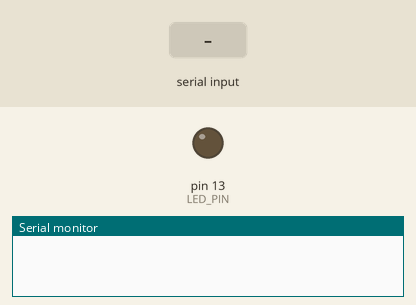
Recording of a sketch running on a simulated Arduino Uno, built with avr-gcc and run on an emulated ATmega328P. On the bench: output pins drawn as LEDs (lit = HIGH), the last lines printed to the serial monitor. The inputs (shaded band) are chosen by the test bench.

Above: at 1.2 s.
1.3 s: "1" received over the second serial link
At 2.5 s:
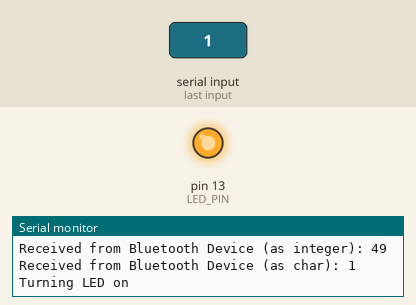
2.8 s: "0" received over the second serial link
At 3.9 s:
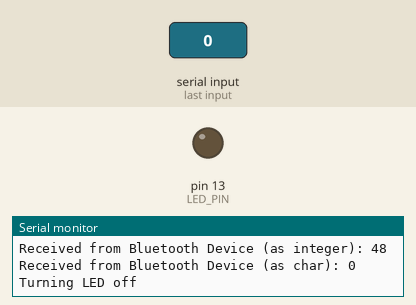
Timing chart, 0 to 5.8 s (numbered marks = the images above; inputs shaded):
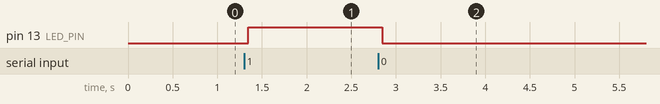

The sketch:

serial_test.ino
```cpp
#include <SoftwareSerial.h>

#define LED_PIN 13 // Built-in LED pin on Arduino Uno R4

SoftwareSerial BT05(10, 11); // RX, TX

void setup() {
  Serial.begin(9600);
  pinMode(LED_PIN, OUTPUT);
  BT05.begin(9600);
}

void loop() {
  if (BT05.available()) {
    int c = BT05.read();
    Serial.print("Received from Bluetooth Device (as integer): ");
    Serial.println(c); // Print the received character as an integer
    Serial.print("Received from Bluetooth Device (as char): ");
    Serial.println((char)c); // Print the received character as a character

    switch (c) {
      case '0': // ASCII for '0'
        Serial.println("Turning LED off");
        digitalWrite(LED_PIN, LOW);
        BT05.println("LED is now OFF"); // Send response
        break;
      case '1': // ASCII for '1'
        Serial.println("Turning LED on");
        digitalWrite(LED_PIN, HIGH);
        BT05.println("LED is now ON"); // Send response
        break;
      default:
        Serial.println("Received unknown command");
        BT05.println("Invalid command received"); // Send response
        break;
    }
  }
}
```

Measured:
- after the input at 1.3 s, pin 13 (LED_PIN): LOW → HIGH after 0.05 s
- after the input at 2.8 s, pin 13 (LED_PIN): HIGH → LOW after 0.05 s
